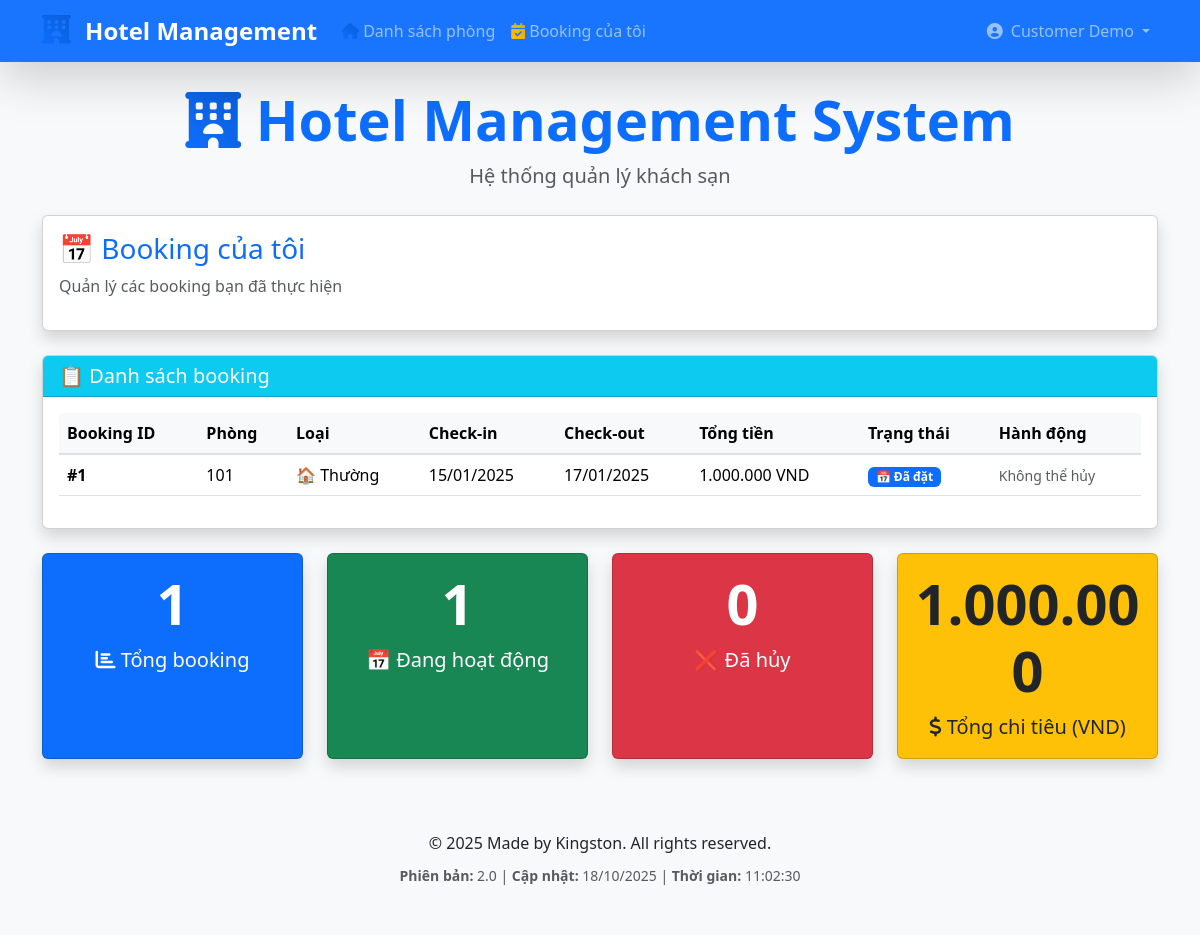
The app's page /my_bookings.php (signed in) with its own data.
### tables this page shows
CREATE TABLE bookings (
    id INT AUTO_INCREMENT PRIMARY KEY,
    guest_id INT NOT NULL,
    room_id INT NOT NULL,
    checkin DATE NOT NULL,
    checkout DATE NOT NULL,
    total_price DECIMAL(10,2) NOT NULL,
    status ENUM('pending_payment', 'booked', 'checked_in', 'checked_out', 'completed', 'cancelled', 'early_checkout') DEFAULT 'pending_payment',
    payment_status ENUM('unpaid', 'paid', 'partial', 'refunded') DEFAULT 'unpaid',
    created_at TIMESTAMP DEFAULT CURRENT_TIMESTAMP,
    updated_at TIMESTAMP DEFAULT CURRENT_TIMESTAMP ON UPDATE CURRENT_TIMESTAMP,
    FOREIGN KEY (guest_id) REFERENCES guests(id) ON DELETE CASCADE,
    FOREIGN KEY (room_id) REFERENCES rooms(id) ON DELETE CASCADE
);

CREATE TABLE rooms (
    id INT AUTO_INCREMENT PRIMARY KEY,
    room_number VARCHAR(10) UNIQUE NOT NULL,
    type ENUM('VIP', 'Thường') DEFAULT 'Thường',
    floor INT NOT NULL,
    price DECIMAL(10,2) NOT NULL,
    price_per_night DECIMAL(10,2) NOT NULL,   
    status ENUM('available', 'booked', 'occupied', 'cleaning', 'maintenance') DEFAULT 'available',
    amenities TEXT,
    created_at TIMESTAMP DEFAULT CURRENT_TIMESTAMP
);

### auth/auth_functions.php (called while the page is built, shortened)
<?php
function isLoggedIn() {
    return isset($_SESSION['user_id']) && isset($_SESSION['role']);
}
function getUserInfo() {
    return [
        'id' => $_SESSION['user_id'],
        'username' => $_SESSION['username'] ?? '',
        'role' => $_SESSION['role'],
        'full_name' => $_SESSION['full_name'] ?? ''
    ];
}
?>

### my_bookings.php (the view, shortened to what this page needs)
<?php
include "db.php";
include "auth/auth_functions.php";
$user = getUserInfo();
$user_id = $user['id'];
$bookings_query = "
    SELECT b.*, r.room_number, r.type as room_type, r.price,
           g.name as guest_name, g.phone as guest_phone
    FROM bookings b
    JOIN rooms r ON b.room_id = r.id
    JOIN guests g ON b.guest_id = g.id
    WHERE g.user_id = $user_id
    ORDER BY b.id DESC
";
$bookings = $conn->query($bookings_query);
include "includes/header.php";
?>
<div class="card shadow mb-4">
    <div class="card-body">
        <h2 class="card-title fs-3 text-primary">📅 Booking của tôi</h2>
        <p class="text-muted">Quản lý các booking bạn đã thực hiện</p>
    </div>
</div>
<?php if ($bookings->num_rows > 0): ?>
    <div class="card shadow mb-4">
        <div class="card-header bg-info text-white">
            <h3 class="card-title fs-5 mb-0">📋 Danh sách booking</h3>
        </div>
        <div class="card-body">
            <div class="table-responsive">
                <table id="myBookingsTable" class="table table-hover w-100">
                    <thead class="table-info">
                        <tr>
                            <th>Booking ID</th>
                            <th>Phòng</th>
                            <th>Loại</th>
                            <th>Check-in</th>
                            <th>Check-out</th>
                            <th>Tổng tiền</th>
                            <th>Trạng thái</th>
                            <th>Hành động</th>
                        </tr>
                    </thead>
                    <tbody>
                        <?php while ($booking = $bookings->fetch_assoc()): ?>
                        <tr>
                            <td><strong>#<?php echo $booking['id']; ?></strong></td>
                            <td><?php echo $booking['room_number']; ?></td>
                            <td>
                                <?php echo $booking['room_type'] === 'VIP' ? '👑 VIP' : '🏠 Thường'; ?>
                            </td>
                            <td><?php echo date('d/m/Y', strtotime($booking['checkin'])); ?></td>
                            <td><?php echo date('d/m/Y', strtotime($booking['checkout'])); ?></td>
                            <td><?php echo number_format($booking['total_price'], 0, ',', '.'); ?> VND</td>
                            <td>
                                <?php
                                switch ($booking['status']) {
                                    case 'booked':
                                        echo '<span class="badge bg-primary">📅 Đã đặt</span>';
                                        break;
                                }
                                ?>
                            </td>
                            <td>
                                <?php if ($booking['status'] === 'booked' && $booking['checkin'] > date('Y-m-d')): ?>
                                    <form method="POST" class="d-inline"
                                          onsubmit="return confirm('Bạn có chắc muốn hủy booking này?')">
                                        <input type="hidden" name="booking_id" value="<?php echo $booking['id']; ?>">
                                        <button type="submit" name="cancel_booking"
                                                class="btn btn-warning btn-sm">
                                            ❌ Hủy booking
                                        </button>
                                    </form>
                                <?php elseif ($booking['checkin'] <= date('Y-m-d')): ?>
                                    <span class="text-muted small">Không thể hủy</span>
                                <?php endif; ?>
                            </td>
                        </tr>
                        <?php endwhile; ?>
                    </tbody>
                </table>
            </div>
        </div>
    </div>
    <?php
    $stats = $conn->query("
        SELECT
            COUNT(*) as total_bookings,
            SUM(CASE WHEN status = 'booked' THEN 1 ELSE 0 END) as active_bookings,
            SUM(CASE WHEN status = 'cancelled' THEN 1 ELSE 0 END) as cancelled_bookings,
            SUM(CASE WHEN status IN ('booked', 'early_checkout') AND checkin <= CURDATE() THEN total_price ELSE 0 END) as total_spent
        FROM bookings b
        JOIN guests g ON b.guest_id = g.id
        WHERE g.user_id = $user_id
    ")->fetch_assoc();
    ?>
    <div class="row g-4 mb-4">
        <div class="col-lg-3 col-md-6 col-sm-12">
            <div class="card bg-primary text-white text-center h-100 shadow">
                <div class="card-body">
                    <div class="display-4 fw-bold mb-2"><?php echo $stats['total_bookings']; ?></div>
                    <div class="fs-5"><i class="fas fa-chart-bar"></i> Tổng booking</div>
                </div>
            </div>
        </div>
        <div class="col-lg-3 col-md-6 col-sm-12">
            <div class="card bg-success text-white text-center h-100 shadow">
                <div class="card-body">
                    <div class="display-4 fw-bold mb-2"><?php echo $stats['active_bookings']; ?></div>
                    <div class="fs-5">📅 Đang hoạt động</div>
                </div>
            </div>
        </div>
        <div class="col-lg-3 col-md-6 col-sm-12">
            <div class="card bg-danger text-white text-center h-100 shadow">
                <div class="card-body">
                    <div class="display-4 fw-bold mb-2"><?php echo $stats['cancelled_bookings']; ?></div>
                    <div class="fs-5">❌ Đã hủy</div>
                </div>
            </div>
        </div>
        <div class="col-lg-3 col-md-6 col-sm-12">
            <div class="card bg-warning text-dark text-center h-100 shadow">
                <div class="card-body">
                    <div class="display-4 fw-bold mb-2"><?php echo number_format($stats['total_spent'], 0, ',', '.'); ?></div>
                    <div class="fs-5"><i class="fas fa-dollar-sign"></i> Tổng chi tiêu (VND)</div>
                </div>
            </div>
        </div>
    </div>
<?php endif; ?>
<?php include "includes/footer.php"; ?>

### assets/css/hotel-style.css (style rules this page uses)
.table th { font-weight: 600; background-color: #f8f9fa; border-bottom: 2px solid #dee2e6; white-space: nowrap; }
.table td { vertical-align: middle; }
.card .card-body .table-responsive { border-radius: 0.375rem; }

### records on screen
bookings: id "1", room.room_number "101", checkin "15/01/2025", checkout "17/01/2025", total_price "1.000.000", status "📅 Đã đặt"

### other values on screen
$user['full_name'] "Customer Demo"
$stats['total_bookings'] "1"
$stats['active_bookings'] "1"
$stats['cancelled_bookings'] "0"
$stats['total_spent'] "1.000.000"
